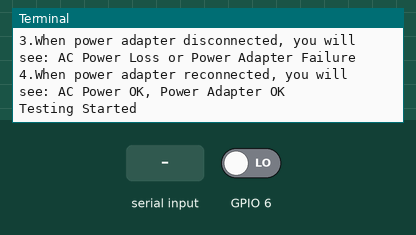
A program run on a simulated Raspberry Pi (BCM pin numbers). Parts: the last lines printed to the terminal. The test bench sets the inputs (shaded band); at power-on: GPIO 6 LOW. At 5.8 s the program stops and its outputs stay as they are.

Above: at 1.2 s.
1.3 s: GPIO 6 driven HIGH
At 2.2 s:
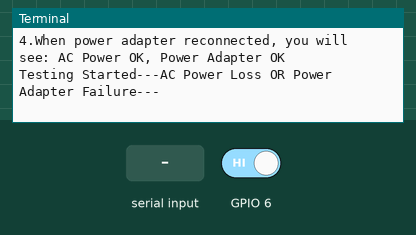
2.8 s: GPIO 6 driven LOW
At 3.3 s:
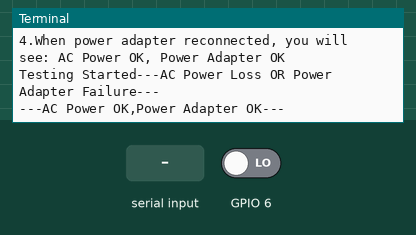
4.3 s: GPIO 6 driven HIGH
At 5.5 s:
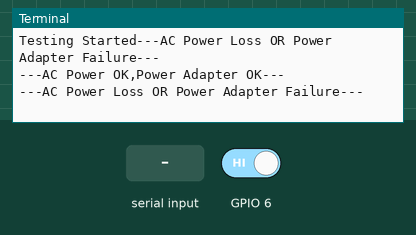
5.8 s: "1" typed at the terminal, then Enter
At 6.8 s:
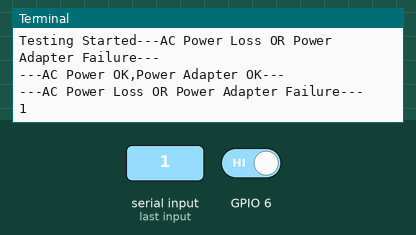

The program:

pld.py
```python
#!/usr/bin/env python
import RPi.GPIO as GPIO

GPIO.setmode(GPIO.BCM)
GPIO.setup(6, GPIO.IN)

def my_callback(channel):
    if GPIO.input(6):     # if port 6 == 1
        print ("---AC Power Loss OR Power Adapter Failure---")
    else:                  # if port 6 != 1
        print ("---AC Power OK,Power Adapter OK---")

GPIO.add_event_detect(6, GPIO.BOTH, callback=my_callback)

print ("1.Make sure your power adapter is connected")
print ("2.Disconnect and then connect the power adapter again to test")
print ("3.When power adapter disconnected, you will see: AC Power Loss or Power Adapter Failure")
print ("4.When power adapter reconnected, you will see: AC Power OK, Power Adapter OK")

input("Testing Started")
```

Measured:
- after the input at 1.3 s, the terminal: prints a new line at once (image 1)
- after the input at 2.8 s, the terminal: prints a new line at once (image 2)
- after the input at 4.3 s, the terminal: prints a new line at once (image 3)
- after the input at 5.8 s, the terminal: prints a new line at once (image 4)
